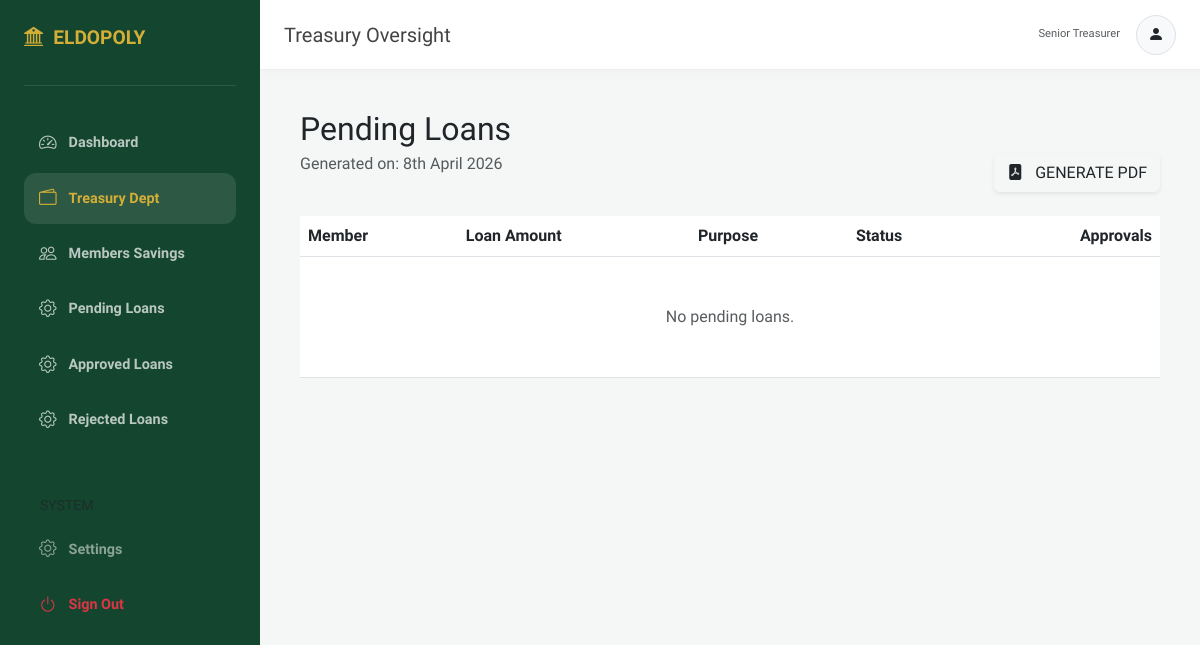
The page /loans/pending/ on the database as committed earlier.
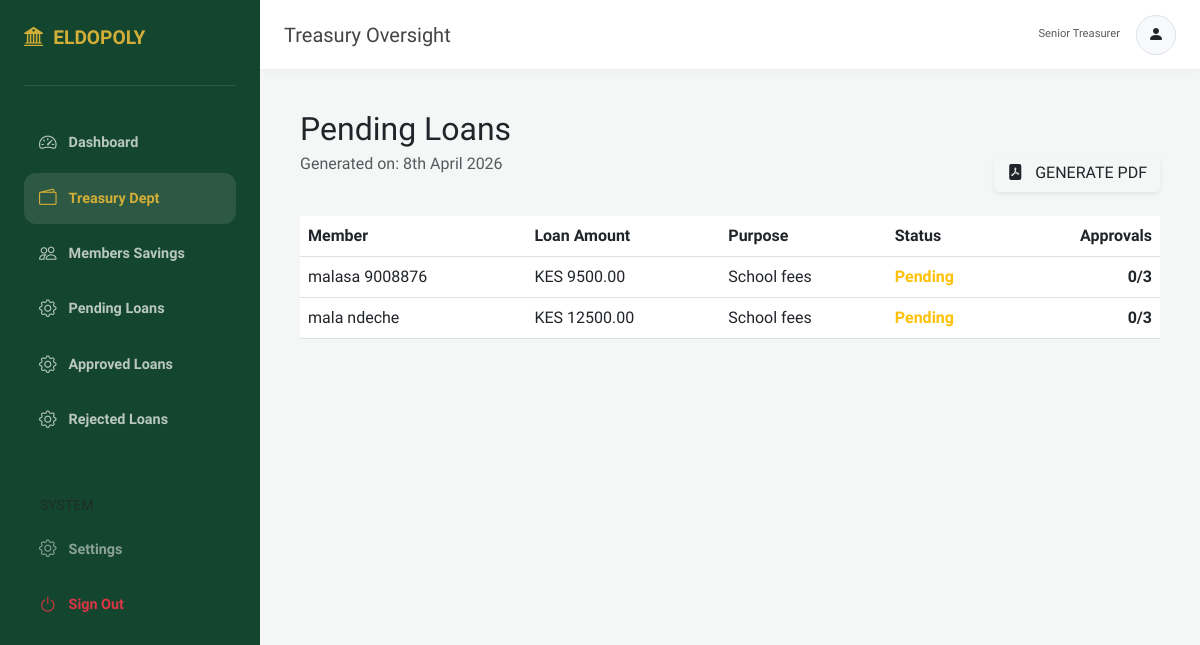
The same page on the database as committed later.
### home/models.py (models this page shows, shortened)
class Loan(models.Model):
    STATUS = (
    ('pending', 'Pending'),
    ('approved', 'Approved'),
    ('partially_approved', 'Partially Approved'),
    ('disbursed', 'Disbursed'),
    ('defaulted', 'Defaulted'),
    ('completed', 'Completed'),
    ('rejected', 'Rejected'),
)
    member = models.ForeignKey(Profile, on_delete=models.CASCADE,related_name="member_loans")
    purpose = models.ForeignKey(LoanPurpose, on_delete=models.SET_NULL, null=True)
    amount = models.DecimalField(max_digits=10, decimal_places=2)
    Othes_Guarantor = models.CharField(max_length=56,blank=True,null=True)
    interest_rate = models.DecimalField(max_digits=10, decimal_places=2, default=Decimal('12.00'))  # Default interest rate of 12%
    insurance= models.DecimalField(max_digits=10,decimal_places=2 , null=True, blank=True)
    duration_months = models.IntegerField(
        validators=[MinValueValidator(1),
                    MaxValueValidator(48)])
    status = models.CharField(max_length=20, choices=STATUS, default='pending')
    admin_approved = models.BooleanField(default=False)
    staff_approved = models.BooleanField(default=False)
    treasurer_approved = models.BooleanField(default=False)
    application_date = models.DateTimeField(auto_now_add=True)
    approval_date = models.DateTimeField(null=True, blank=True)
    is_disbursed = models.BooleanField(default=False)
    disbursed_at = models.DateTimeField(null=True, blank=True)
    @property
    def approval_count(self):
        return sum([
            self.admin_approved,
            self.staff_approved,
            self.treasurer_approved
        ])

class LoanPurpose(models.Model):
    name = models.CharField(max_length=200)

### Users/models.py (models this page shows, shortened)
class Profile(models.Model):
    GENDER_CHOICES = (
        ('M', 'Male'),
        ('F', 'Female'),
        ('O', 'Other'),
    )
    user = models.OneToOneField(CustomUser, on_delete=models.CASCADE)
    phone_number = models.CharField(
        max_length=12,
        validators=[validate_kenyan_phone]
    )
    id_number = models.CharField(max_length=20)
    membership_number = models.CharField(max_length=20, unique=True, null=True)
    pf_number = models.CharField(
        max_length=20,
        unique=True,
        null=True,
        validators=[validate_pf_number] # Add validator here
    )
    gender = models.CharField(max_length=1, choices=GENDER_CHOICES)
    address = models.CharField(max_length=255, blank=True, null=True)
    date_joined = models.DateField(auto_now_add=True)
    profile_picture = models.ImageField(upload_to='profiles/', blank=True, null=True)
    created_at = models.DateTimeField(auto_now_add=True)
    updated_at = models.DateTimeField(auto_now=True)

class CustomUser(AbstractUser):
    USER_TYPE_CHOICES = (
        ('1', 'Admin'),
        ('2', 'Staff'),
        ('3', 'Treasurer'),
        ('4', 'Member'),
    )
    user_type = models.CharField(max_length=10, choices=USER_TYPE_CHOICES, default='4')
    email = models.EmailField(unique=True)
    is_verified = models.BooleanField(default=False)
    otp = models.CharField(max_length=6, blank=True, null=True)

### home/views.py (the view)
# urls.py: path('loans/pending/', views.pending_loans_view, name='pending_loans'),
def pending_loans_view(request):
    pending_loans = Loan.objects.filter(status='pending')
    context = {
        'pending_loans': pending_loans
    }
    return render(request, 'pending_loans.html', context)

### home/templates/pending_loans.html (shortened to what this page needs)
{% load static %}
<!DOCTYPE html>
<html lang="en">
<head>
    <link href="https://cdn.jsdelivr.net/npm/bootstrap@5.3.0/dist/css/bootstrap.min.css" rel="stylesheet">
    <link rel="stylesheet" href="https://cdn.jsdelivr.net/npm/bootstrap-icons@1.11.0/font/bootstrap-icons.css">
        <link rel="stylesheet" href="https://cdn.jsdelivr.net/npm/bootstrap-icons@1.11.0/font/bootstrap-icons.css">
    <link rel="stylesheet" href="https://cdn.jsdelivr.net/npm/bootstrap-icons@1.11.0/font/bootstrap-icons.css">
</head>
<body>
<aside class="sidebar" id="sidebar">
    <div class="sidebar-brand"><i class="bi bi-bank2"></i> ELDOPOLY</div>
    <nav>
        <a href="{% url 'treasurer_dashboard' %}" class="nav-link-side"><i class="bi bi-speedometer2"></i> Dashboard</a>
        <a href="#" class="nav-link-side active"><i class="bi bi-wallet2"></i> Treasury Dept</a>
        <a href="{% url 'all_savings' %}" class="nav-link-side"><i class="bi bi-people"></i> Members Savings</a>
        <a href="{% url 'pending_loans' %}" class="nav-link-side"><i class="bi bi-gear"></i> Pending Loans</a>
        <a href="{% url 'approved_loans' %}" class="nav-link-side"><i class="bi bi-gear"></i> Approved Loans</a>
        <a href="{% url 'rejected_loans' %}" class="nav-link-side"><i class="bi bi-gear"></i> Rejected Loans</a>
        <div style="margin-top: 50px;">
            <p class="small text-muted px-3 mb-2">SYSTEM</p>
            <a href="#" class="nav-link-side text-white-50"><i class="bi bi-gear"></i> Settings</a>
            <a href="{% url 'Logout' %}" class="nav-link-side text-danger"><i class="bi bi-power"></i> Sign Out</a>
        </div>
    </nav>
</aside>
<header class="top-navbar">
    <div class="d-flex align-items-center">
        <h5 class="mb-0 fw-800" style="color: #444;">Treasury Oversight</h5>
    </div>
    <div class="d-flex align-items-center gap-3">
        <div class="text-end d-none d-sm-block">
            <div class="text-muted" style="font-size: 0.7rem;">Senior Treasurer</div>
        </div>
        <div class="bg-light rounded-circle p-2 border" style="width: 40px; height: 40px; display: flex; align-items: center; justify-content: center;">
            <i class="bi bi-person-fill text-eldo-green"></i>
        </div>
    </div>
</header>
<div class="main-wrapper">
    <div class="d-flex justify-content-between align-items-end mb-4">
        <div>
            <h2 class="fw-800 mb-1">Pending Loans</h2>
            <p class="text-muted">Generated on: {% now "jS F Y" %}</p>
        </div>
        <button class="btn btn-print shadow-sm" onclick="window.print()">
            <i class="bi bi-file-pdf-fill me-2"></i> GENERATE PDF
        </button>
    </div>
    <div class="report-card">
        <div class="table-responsive">
            <table class="table table-premium align-middle">
                <thead>
                    <tr>
                        <th>Member</th>
                        <th>Loan Amount</th>
                        <th>Purpose</th>
                        <th>Status</th>
                        <th class="text-end">Approvals</th>
                    </tr>
                </thead>
                <tbody>
                    {% for loan in pending_loans %}
                    <tr>
                        <td>{{ loan.member.user.get_full_name }}</td>
                        <td class="currency-text">KES {{ loan.amount|floatformat:2 }}</td>
                        <td>{{ loan.purpose.name }}</td>
                        <td class="text-warning fw-bold">{{ loan.status|title }}</td>
                        <td class="text-end fw-bold">{{ loan.approval_count }}/3</td>
                    </tr>
                    {% empty %}
                    <tr>
                        <td colspan="5" class="text-center py-5 text-muted">No pending loans.</td>
                    </tr>
                    {% endfor %}
                </tbody>
            </table>
        </div>
    </div>
</div>
</body>
</html>

Rows that differ between the two databases and show on the page:
now on this page (row edited): Loan: member.user.get_full_name "malasa 9008876", amount "9500.00", purpose.name "School fees", status "Pending", approval_count "0"
now on this page (row edited): Loan: member.user.get_full_name "mala ndeche", amount "12500.00", purpose.name "School fees", status "Pending", approval_count "0"
Other text that changed with them:
text no longer shown: "No pending loans."
